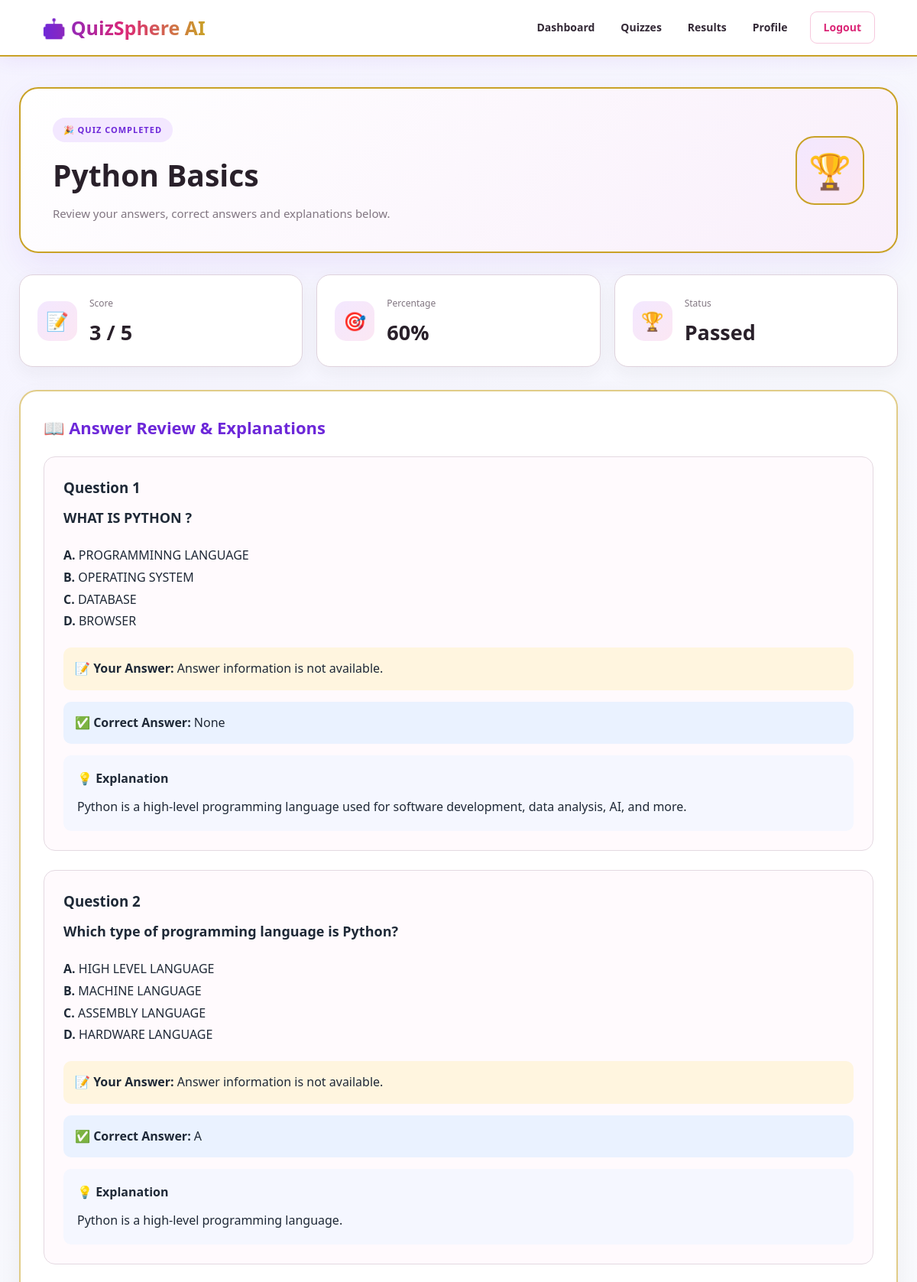
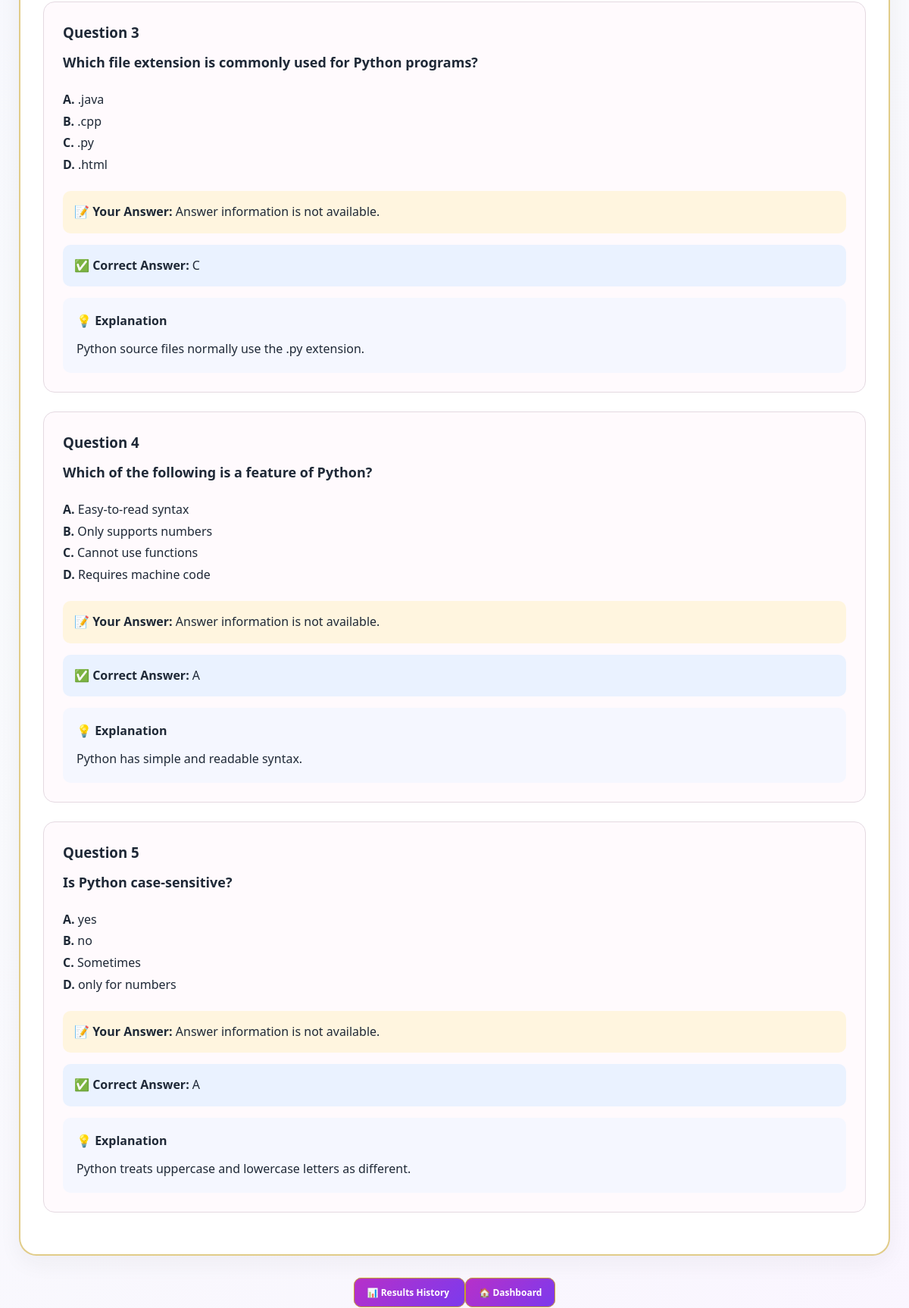
Page /student/result/3 (signed in, upper part) on the committed database (2 pictures, top to bottom).
### app.py (models this page shows)
class Quiz(db.Model):
    __tablename__ = "quiz"
    id = db.Column(
        db.Integer,
        primary_key=True
    )
    title = db.Column(
        db.String(100),
        nullable=False
    )
    description = db.Column(
        db.Text
    )
    subject = db.Column(
        db.String(100)
    )
    total_questions = db.Column(
        db.Integer,
        default=0
    )
    duration = db.Column(
        db.Integer,
        default=30
    )
    difficulty = db.Column(
        db.String(20),
        default="Medium"
    )
    question_type = db.Column(
        db.String(30),
        default="MCQ"
    )
    number_of_questions = db.Column(
        db.Integer,
        default=10
    )
    passing_marks = db.Column(
        db.Integer,
        default=40
    )
    published = db.Column(
        db.Boolean,
        default=False
    )
    teacher_id = db.Column(
        db.Integer,
        db.ForeignKey("user.id"),
        nullable=True
    )
    teacher = db.relationship(
        "User",
        foreign_keys=[teacher_id]
    )
    questions = db.relationship(
        "Question",
        backref="quiz",
        cascade="all, delete-orphan"
    )

class Result(db.Model):
    id = db.Column(
        db.Integer,
        primary_key=True
    )
    student_id = db.Column(
        db.Integer,
        db.ForeignKey("user.id")
    )
    quiz_id = db.Column(
        db.Integer,
        db.ForeignKey("quiz.id")
    )
    score = db.Column(
        db.Integer
    )
    total = db.Column(
        db.Integer
    )
    student = db.relationship(
        "User"
    )
    quiz = db.relationship(
        "Quiz"
    )
    @property
    def percentage(self):
        if self.total == 0:
            return 0
        return int(
            (self.score / self.total) * 100
        )

class Question(db.Model):
    id = db.Column(
        db.Integer,
        primary_key=True
    )
    quiz_id = db.Column(
        db.Integer,
        db.ForeignKey("quiz.id"),
        nullable=False
    )
    question = db.Column(
        db.Text,
        nullable=False
    )
    option_a = db.Column(
        db.String(500),
        nullable=False
    )
    option_b = db.Column(
        db.String(500),
        nullable=False
    )
    option_c = db.Column(
        db.String(500),
        nullable=False
    )
    option_d = db.Column(
        db.String(500),
        nullable=False
    )
    answer = db.Column(
        db.String(1),
        nullable=False
    )
    correct_answer = db.Column(
        db.String(1),
        nullable=True
    )
    explanation = db.Column(
        db.Text
    )
    marks = db.Column(
        db.Integer,
        default=1
    )

### app.py (the view)
@app.route(
    "/student/result/<int:result_id>"
)
def view_result(result_id):
    if session.get("role") != "student":
        return redirect(
            url_for("login")
        )
    result = Result.query.get_or_404(
        result_id
    )
    if result.student_id != session.get(
        "user_id"
    ):
        return redirect(
            url_for("student_dashboard")
        )
    quiz = result.quiz
    questions = Question.query.filter_by(
        quiz_id=quiz.id
    ).order_by(
        Question.id.asc()
    ).all()
    return render_template(
        "student/result.html",
        quiz=quiz,
        result=result,
        score=result.score,
        total=result.total,
        questions=questions,
        student_answers={}
    )

### templates/student/result.html (shortened to what this page needs)
<!DOCTYPE html>
<html lang="en">
<head>
    <link rel="stylesheet"
          href="{{ url_for('static', filename='style.css') }}">
</head>
<body>
<nav class="student-navbar">
    <div class="student-logo">
    </div>
    <div class="student-nav-links">
        <a href="{{ url_for('student_dashboard') }}">
            Dashboard
        </a>
        <a href="{{ url_for('student_dashboard') }}#available-quizzes">
            Quizzes
        </a>
        <a href="{{ url_for('results_history') }}">
            Results
        </a>
        <a href="{{ url_for('profile') }}">
            Profile
        </a>
        <a href="{{ url_for('logout') }}"
           class="logout-link">
            Logout
        </a>
    </div>
</nav>
<main class="student-dashboard">
    <section class="student-welcome">
        <div>
            <span class="welcome-label">
                🎉 QUIZ COMPLETED
            </span>
            <h1>
                {{ quiz.title }}
            </h1>
            <p>
                Review your answers, correct answers
                and explanations below.
            </p>
        </div>
        <div class="welcome-robot">
            🏆
        </div>
    </section>
    <section class="student-stats">
        <div class="stat-card">
            <div class="stat-icon">
                📝
            </div>
            <div>
                <span>
                    Score
                </span>
                <h2>
                    {{ score }} / {{ total }}
                </h2>
            </div>
        </div>
        <div class="stat-card">
            <div class="stat-icon">
                🎯
            </div>
            <div>
                <span>
                    Percentage
                </span>
                <h2>
                    {{ result.percentage }}%
                </h2>
            </div>
        </div>
        <div class="stat-card">
            <div class="stat-icon">
                {% if result.percentage >= 50 %}
                    🏆
                {% else %}
                    📚
                {% endif %}
            </div>
            <div>
                <span>
                    Status
                </span>
                <h2>
                    {% if result.percentage >= 50 %}
                        Passed
                    {% else %}
                        Failed
                    {% endif %}
                </h2>
            </div>
        </div>
    </section>
    <section class="recent-results">
        <div class="section-heading">
            <h2>
                📖 Answer Review & Explanations
            </h2>
        </div>
        {% for question in questions %}
        <div class="result-row"
             style="
                display:block;
                margin-bottom:25px;
                padding:25px;
             ">
            <h3>
                Question {{ loop.index }}
            </h3>
            <p style="
                font-size:18px;
                margin-top:10px;
                margin-bottom:20px;
            ">
                <strong>
                    {{ question.question }}
                </strong>
            </p>
            <div style="
                margin-bottom:20px;
                line-height:1.8;
            ">
                <p>
                    <strong>A.</strong>
                    {{ question.option_a }}
                </p>
                <p>
                    <strong>B.</strong>
                    {{ question.option_b }}
                </p>
                <p>
                    <strong>C.</strong>
                    {{ question.option_c }}
                </p>
                <p>
                    <strong>D.</strong>
                    {{ question.option_d }}
                </p>
            </div>
            {% if student_answers %}
                {% set selected = student_answers.get(question.id) %}
                {% if selected == question.correct_answer %}
                    <div style="
                        margin-top:15px;
                        padding:15px;
                        border-radius:10px;
                        background:#e8f8ee;
                    ">
                        <strong>
                            🟢 Your Answer:
                        </strong>
                        <span>
                            {{ selected }}
                        </span>
                        <strong>
                            ✔ Correct
                        </strong>
                    </div>
                {% else %}
                    <div style="
                        margin-top:15px;
                        padding:15px;
                        border-radius:10px;
                        background:#ffeaea;
                    ">
                        <strong>
                            🔴 Your Answer:
                        </strong>
                        <span>
                            {% if selected %}
                                {{ selected }}
                            {% else %}
                                Not Answered
                            {% endif %}
                        </span>
                        <strong>
                            ✖ Wrong
                        </strong>
                    </div>
                {% endif %}
            {% else %}
                <div style="
                    margin-top:15px;
                    padding:15px;
                    border-radius:10px;
                    background:#fff5df;
                ">
                    <strong>
                        📝 Your Answer:
                    </strong>
                    <span>
                        Answer information is not available.
                    </span>
                </div>
            {% endif %}
            <div style="
                margin-top:15px;
                padding:15px;
                border-radius:10px;
                background:#eaf2ff;
            ">
                <strong>
                    ✅ Correct Answer:
                </strong>
                <span>
                    {{ question.correct_answer }}
                </span>
            </div>
            <div style="
                margin-top:15px;
                padding:18px;
                border-radius:10px;
                background:#f5f7ff;
            ">
                <strong>
                    💡 Explanation
                </strong>
                {% if question.explanation %}
                    <p style="
                        margin-top:10px;
                        line-height:1.7;
                    ">
                        {{ question.explanation }}
                    </p>
                {% endif %}
            </div>
        </div>
        {% endfor %}
    </section>
    <div style="
        text-align:center;
        margin:35px 0;
    ">
        <a href="{{ url_for('results_history') }}"
           class="start-btn">
            📊 Results History
        </a>
        <a href="{{ url_for('student_dashboard') }}"
           class="start-btn">
            🏠 Dashboard
        </a>
    </div>
</main>
</body>
</html>

### rows in the picture
Quiz: title "Python Basics"
Result: percentage "60"
Question: question "WHAT IS PYTHON ?", option_a "PROGRAMMINNG LANGUAGE", option_b "OPERATING SYSTEM", option_c "DATABASE", option_d "BROWSER", correct_answer "None", explanation "Python is a high-level programming language used for software development, data analysis, AI, and more."
Question: question "Which type of programming language is Python?", option_a "HIGH LEVEL LANGUAGE", option_b "MACHINE LANGUAGE", option_c "ASSEMBLY LANGUAGE", option_d "HARDWARE LANGUAGE", correct_answer "A", explanation "Python is a high-level programming language."
Question: question "Which file extension is commonly used for Python programs?", option_a ".java", option_b ".cpp", option_c ".py", option_d ".html", correct_answer "C", explanation "Python source files normally use the .py extension."
Question: question "Which of the following is a feature of Python?", option_a "Easy-to-read syntax", option_b "Only supports numbers", option_c "Cannot use functions", option_d "Requires machine code", correct_answer "A", explanation "Python has simple and readable syntax."
Question: question "Is Python case-sensitive?", option_a "yes", option_b "no", option_c "Sometimes", option_d "only for numbers", correct_answer "A", explanation "Python treats uppercase and lowercase letters as different."

### other values in the picture
{{ score }} "3"
{{ total }} "5"
